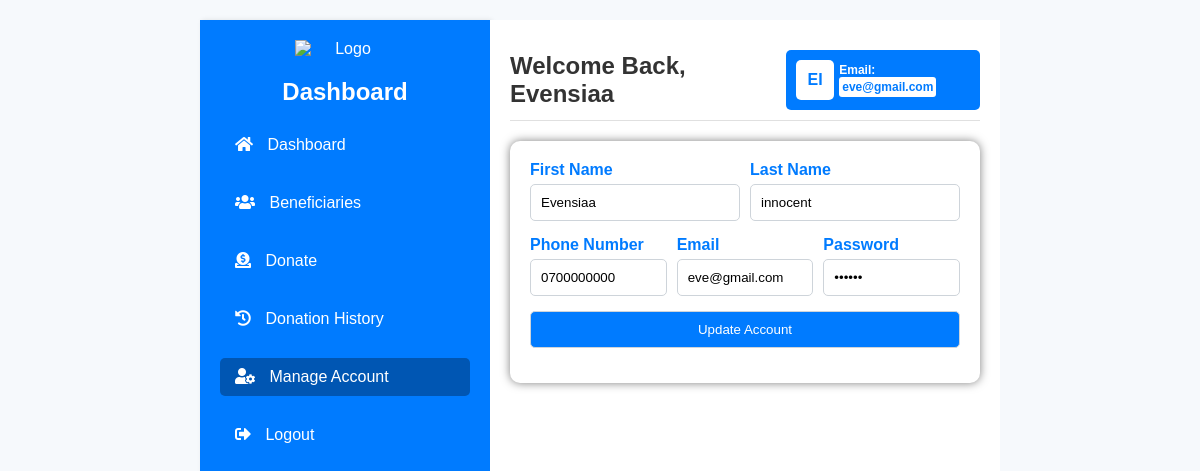
The page /manage-account.php (signed in) on the database its author committed.
### tables this page shows
CREATE TABLE `donor` (
  `donor_id` int(11) NOT NULL,
  `f_name` varchar(45) NOT NULL,
  `l_name` varchar(45) NOT NULL,
  `phone` varchar(45) NOT NULL,
  `e_mail` varchar(45) NOT NULL,
  `password` varchar(45) NOT NULL
);

### manage-account.php (the view, shortened to what this page needs)
<?php
$conn = mysqli_connect("localhost", "root", "", "dmess");
$donor_id = $_SESSION['donor_id'];
$query = "SELECT * FROM donor WHERE donor_id='$donor_id'";
$result = mysqli_query($conn, $query);
$donor = mysqli_fetch_assoc($result);
?>
<!DOCTYPE html>
<html lang="en">
<head>
    <link rel="stylesheet" href="css/dashboard.css">
    <link rel="stylesheet" href="css/chair-register.css">
    <link rel="stylesheet" href="https://cdnjs.cloudflare.com/ajax/libs/font-awesome/5.15.3/css/all.min.css">
</head>
<body>
<div class="container">
    <div class="sidebar">
        <div class="logo">
            <img src="pictures/wheelchair.png" alt="Logo">
        </div>
       <h2>Dashboard</h2>
        <ul>
             <li><a href="donor.php"><i class="fas fa-home"></i> Dashboard</a></li>
            <li><a href="beneficiaries.php"><i class="fas fa-users"></i> Beneficiaries</a></li>
            <li><a href="donate.php"><i class="fas fa-donate"></i> Donate</a></li>
            <li><a href="donation-history.php"><i class="fas fa-history"></i> Donation History</a></li>
            <li><a href="manage-account.php" class="active"><i class="fas fa-user-cog"></i> Manage Account</a></li>
            <li><a href="logout.php"><i class="fas fa-sign-out-alt"></i> Logout</a></li>
        </ul>
    </div>
    <div class="content">
        <div class="top-header">
            <div class="welcome-message">
                <h1>Welcome Back, <strong><?php echo htmlspecialchars($_SESSION['f_name']); ?></strong></h1>
            </div>
            <div class="profile">
                <div class="profile-rectangle">
                    <div class="profile-initials">
                        <?php echo strtoupper(substr($_SESSION['f_name'], 0, 1) . substr($_SESSION['l_name'], 0, 1)); ?>
                    </div>
                    <div class="profile-info">
                        <p>Email: <span><?php echo htmlspecialchars($_SESSION['e_mail']); ?></span></p>
                    </div>
                </div>
            </div>
        </div>
        <div class="form-container">
            <form action="manage-account.php" method="POST">
                <div class="row">
                    <div class="input-field">
                        <label for="fname">First Name</label>
                        <input type="text" name="fname" value="<?php echo htmlspecialchars($donor['f_name']); ?>" required>
                    </div>
                    <div class="input-field">
                        <label for="lname">Last Name</label>
                        <input type="text" name="lname" value="<?php echo htmlspecialchars($donor['l_name']); ?>" required>
                    </div>
                </div>
                <div class="row">
                    <div class="input-field">
                        <label for="phone">Phone Number</label>
                        <input type="text" name="phone" value="<?php echo htmlspecialchars($donor['phone']); ?>" required>
                    </div>
                    <div class="input-field">
                        <label for="email">Email</label>
                        <input type="email" name="email" value="<?php echo htmlspecialchars($donor['e_mail']); ?>" required>
                    </div>
                    <div class="input-field">
                        <label for="password">Password</label>
                        <input type="password" name="password" value="<?php echo htmlspecialchars($donor['password']); ?>" required>
                    </div>
                </div>
                <div class="row">
                    <div class="input-field">
                        <input type="submit" name="submit" value="Update Account">
                    </div>
                </div>
            </form>
        </div>
    </div>
</div>
</body>
</html>

### dashboard.css (style rules this page uses)
body { font-family: 'Arial', sans-serif; background-color: #f4f4f4; margin: 0; padding: 0; color: #333; display: flex; flex-direction: column; height: 100vh; }
.container { display: flex; flex: 1; }
.sidebar { width: 250px; background-color: #007bff; color: #fff; padding: 20px; box-shadow: 2px 0 5px rgba(0, 0, 0, 0.1); flex-shrink: 0; transition: transform 0.3s ease-in-out; }
.sidebar .logo img { width: 100px; margin: 0 auto 10px; display: block; }
.sidebar h2 { text-align: center; margin-bottom: 20px; }
.sidebar ul { list-style: none; padding: 0; }
.sidebar ul li { margin-bottom: 20px; }
.sidebar ul li a { color: #fff; text-decoration: none; display: block; padding: 10px 15px; border-radius: 5px; transition: background-color 0.3s; }
.sidebar ul li a.active, .sidebar ul li a:hover { background-color: #0056b3; }
.sidebar ul li a i { margin-right: 10px; }
.content { flex: 1; padding: 20px; background-color: #fff; display: flex; flex-direction: column; }
.top-header { display: flex; align-items: center; justify-content: space-between; margin-bottom: 20px; padding: 10px 0; border-bottom: 1px solid #e0e0e0; }
.welcome-message { display: flex; align-items: center; }
.welcome-message h1 { margin: 0; font-size: 24px; }
.profile { display: flex; align-items: center; }
.profile-rectangle { display: flex; align-items: center; padding: 5px 10px; background-color: #007bff; color: #fff; border-radius: 5px; height: 50px; }
.profile-initials { width: 40px; height: 40px; background-color: #fff; color: #007bff; display: flex; align-items: center; justify-content: center; font-size: 16px; font-weight: bold; border-radius: 5px; margin-right: 5px; }
.profile-info { display: flex; flex-direction: column; justify-content: center; }
.profile-info p { margin: 0; font-weight: bold; text-align: left; font-size: 12px; }
.profile-info span { display: inline-block; background-color: #fff; color: #007bff; padding: 3px; border-radius: 3px; text-align: center; font-size: 12px; }

### chair-register.css (style rules this page uses)
body { margin: 0; font-family: Arial, sans-serif; background-color: #f6f9fc; }
.container { max-width: 800px; margin: 0 auto; padding: 20px; }
.logo { text-align: center; margin-bottom: 20px; }
.logo img { max-width: 200px; width: 50px; height: auto; }
.content form { background-color: #ffffff; padding: 20px; border-radius: 10px; box-shadow: 0 0 10px rgba(0, 0, 0, 0.5); }
.row { display: flex; justify-content: space-between; margin-bottom: 15px; }
.input-field { flex: 1; margin-right: 10px; }
.input-field:last-child { margin-right: 0; }
.input-field label { display: block; margin-bottom: 5px; font-weight: bold; color: #007bff; }
.input-field input, .input-field select { width: 100%; padding: 10px; border: 1px solid #ced4da; border-radius: 5px; box-sizing: border-box; }
.input-field input[type=submit] { background-color: #007bff; color: #ffffff; cursor: pointer; }
p { text-align: center; margin-top: 15px; }

### rows shown on the page
donor: fname "Evensiaa", lname "innocent", phone "0700000000", email "eve@gmail.com"

### other values the page prints
$_SESSION['f_name'] "Evensiaa"
substr($_SESSION['f_name'], 0, 1) . substr($_SESSION['l_name'], 0, 1) "EI"
$_SESSION['e_mail'] "eve@gmail.com"
